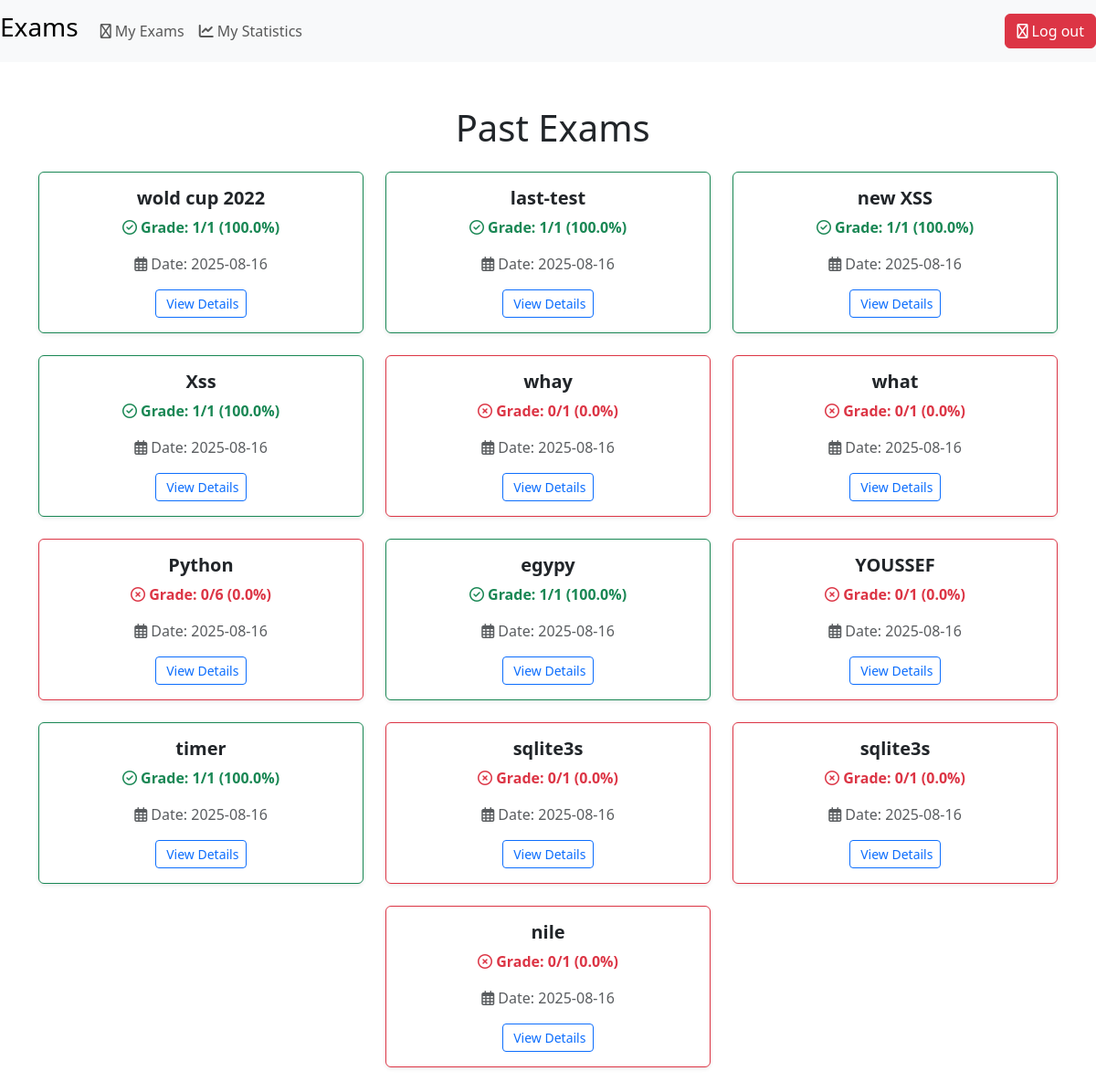
The app's page /my_exams (signed in) with its own data.
### tables this page shows
CREATE TABLE exams (
    id INTEGER PRIMARY KEY AUTOINCREMENT,
    name TEXT NOT NULL,
    created_by INTEGER NOT NULL,
    time_limit INTEGER, token TEXT, uniq TEXT, -- بالدقايق
    FOREIGN KEY (created_by) REFERENCES users(id)
);

CREATE TABLE results (
    id INTEGER PRIMARY KEY AUTOINCREMENT,
    student_id INTEGER NOT NULL,
    exam_id INTEGER NOT NULL,
    score INTEGER NOT NULL,
    date_taken DATETIME DEFAULT CURRENT_TIMESTAMP, ex_co INTEGER, now TEXT,
    FOREIGN KEY (student_id) REFERENCES users(id),
    FOREIGN KEY (exam_id) REFERENCES exams(id)
);

### app.py (the view)
@app.route("/my_exams", methods=["GET", "POST"])
@login_required
@not_teacher
def my_exams():
    results = query_db("SELECT * FROM results WHERE student_id = ?", (session["user_id"],))
    if not results:
        return render_template("my_past_exams_stu.html", my_past="You haven't taken any exams yet.")
    list_exams, correct, count, date = [], [], [], []
    for i in results:
        exams_name = query_db("SELECT name FROM exams WHERE id = ?", (i["exam_id"],), one=True)
        list_exams.append(exams_name["name"])
        correct.append(i["score"])
        date.append(i["date_taken"])
        ques_count = query_db("SELECT COUNT(text) as total FROM questions WHERE exam_id = ?", (i["exam_id"],), one=True)
        count.append(ques_count["total"])
    return render_template("my_past_exams_stu.html", exam=list_exams, ques_count=count, correct=correct, date=date)

### app.py (called while the page is built)
def query_db(query, args=(), one=False, commit=False):
    db = get_db()
    cur = db.execute(query, args)
    if commit:
        db.commit()
        return None
    rv = cur.fetchall()
    return (rv[0] if rv else None) if one else rv

### helpers.py (called while the page is built)
def get_db():
    if "db" not in g:
        g.db = sqlite3.connect(db_path)
        g.db.row_factory = sqlite3.Row
    return g.db

def login_required(f):
    @wraps(f)
    def decorated_function(*args, **kwargs):
        if session.get("user_id") is None:
            return redirect("/login")
        return f(*args, **kwargs)
    return decorated_function

def not_teacher(f):
    @wraps(f)
    def decorated_function(*args, **kwargs):
        db = get_db()
        who = db.execute(
            "SELECT role FROM users WHERE id = ?",
            (session.get("user_id"),)
        ).fetchone()
        if not who:
            return redirect("/login")
        if who["role"].lower() == "teacher":
            flash("This page is for students only", "warning")
            return redirect("/index")
        return f(*args, **kwargs)
    return decorated_function

### templates/my_past_exams_stu.html (shortened to what this page needs)
{% extends "layout.html" %}
{% block nav %}
<div class="collapse navbar-collapse" id="navbarSupportedContent">
    <ul class="navbar-nav me-auto">
        <li class="nav-item">
            <a class="nav-link" href="/my_exams"><i class="fa-regular fa-book"></i> My Exams</a>
        </li>
        <li class="nav-item">
            <a class="nav-link" href="/statistics"><i class="fa-solid fa-chart-line"></i> My Statistics</a>
        </li>
    </ul>
    <ul class="navbar-nav ms-auto">
        <li class="nav-item">
            <a href="/logout" class="btn btn-danger"><i class="fa-regular fa-right-from-bracket"></i> Log out</a>
        </li>
    </ul>
</div>
{% endblock %}
{% block main %}
<div class="container py-4">
    <h1 class="text-center mb-4"> Past Exams</h1>
    {% if not my_past %}
    <div class="row justify-content-center">
        {% for i in exam %}
        {% set score = correct[loop.index-1] %}
        {% set total = ques_count[loop.index-1] %}
        {% set percentage = (score / total * 100) | round(1) %}
        <div class="col-lg-4 col-md-6 col-sm-12 mb-4">
            <div class="card shadow-sm h-100 border-{{ 'success' if percentage >= 50 else 'danger' }}">
                <div class="card-body text-center">
                    <h5 class="card-title fw-bold">{{ i }}</h5>
                    <p class="card-text {{ 'text-success' if percentage >= 50 else 'text-danger' }} fw-bold">
                        {% if percentage >= 50 %}
                            <i class="fa-regular fa-circle-check"></i>
                        {% else %}
                            <i class="fa-regular fa-circle-xmark"></i>
                        {% endif %}
                         Grade: {{ score }}/{{ total }} ({{ percentage }}%)
                    </p>
                    <p class="card-text text-muted">
                        <i class="fa-regular fa-calendar-days"></i> Date: {{ date[loop.index-1] }}
                    </p>
                    <a href="#" class="btn btn-outline-primary btn-sm" > View Details</a>
                </div>
            </div>
        </div>
        {% endfor %}
    </div>
    {% else %}
    <div class="alert alert-info text-center" role="alert">
        <h3>{{ my_past }}</h3>
    </div>
    {% endif %}
</div>
{% endblock %}

### records on screen
exams: name "wold cup 2022", score "1", total "1", percentage "100.0"
results: date_taken "2025-08-16"
exams: name "last-test", score "1", total "1", percentage "100.0"
results: date_taken "2025-08-16"
exams: name "new XSS", time_limit "1", percentage "100.0"
results: date_taken "2025-08-16"
exams: name "Xss", score "1", total "1", percentage "100.0"
results: date_taken "2025-08-16"
exams: name "whay", score "0", total "1", percentage "0.0"
results: date_taken "2025-08-16"
exams: name "what", score "0", total "1", percentage "0.0"
results: date_taken "2025-08-16"
exams: name "Python", score "0", total "6", percentage "0.0"
results: date_taken "2025-08-16"
exams: name "egypy", score "1", total "1", percentage "100.0"
results: date_taken "2025-08-16"
exams: name "YOUSSEF", score "0", total "1", percentage "0.0"
results: date_taken "2025-08-16"
exams: name "timer", time_limit "1", percentage "100.0"
results: date_taken "2025-08-16"
exams: name "sqlite3s", score "0", time_limit "1", percentage "0.0"
results: date_taken "2025-08-16"
results: date_taken "2025-08-16"
exams: name "nile", score "0", time_limit "1", percentage "0.0"
results: date_taken "2025-08-16"
